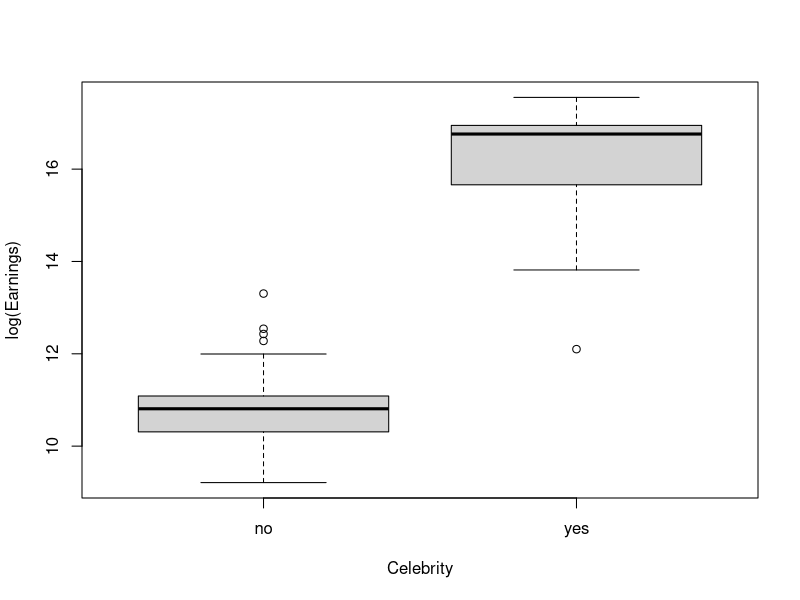
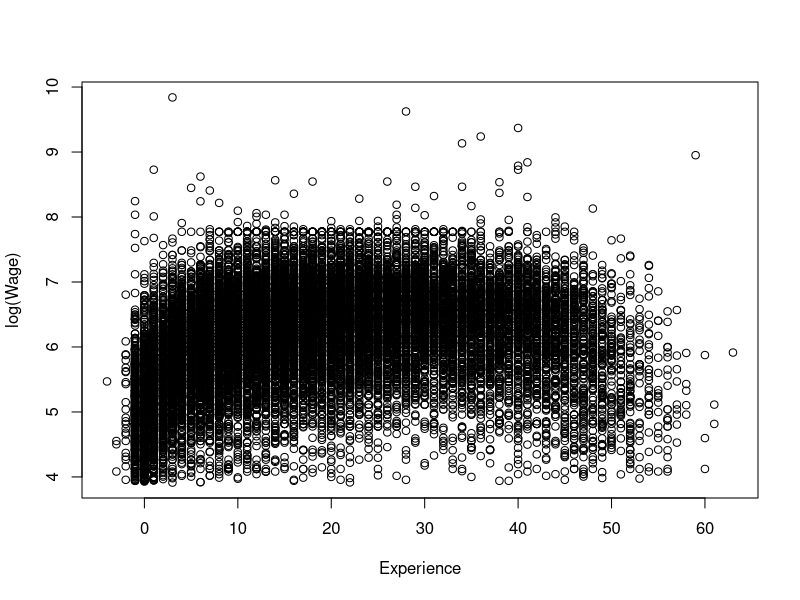
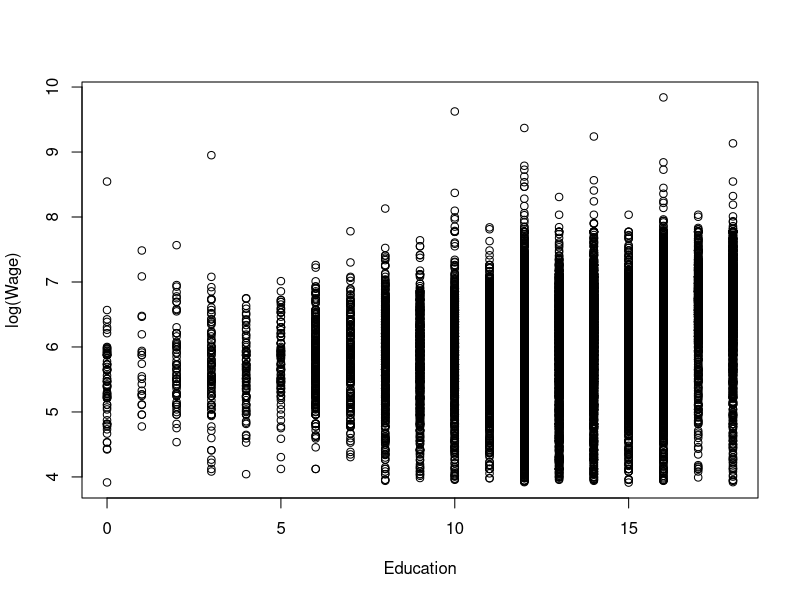
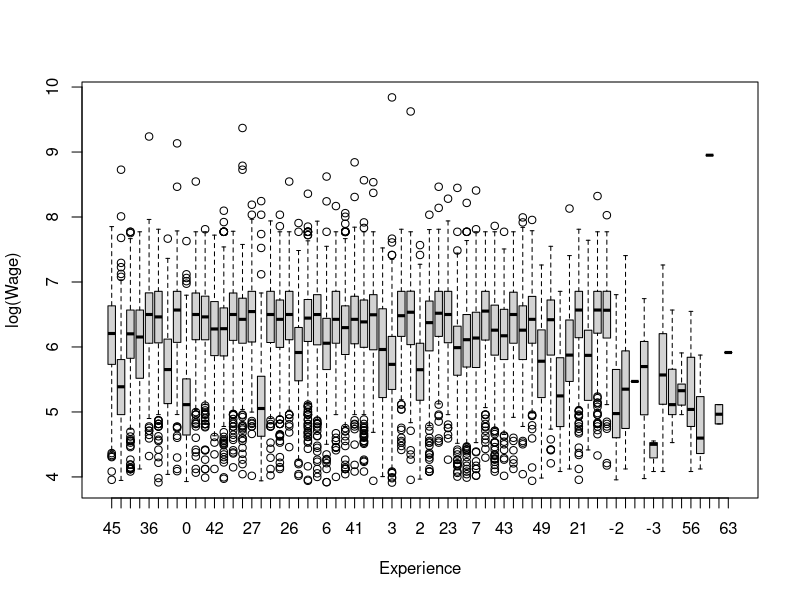
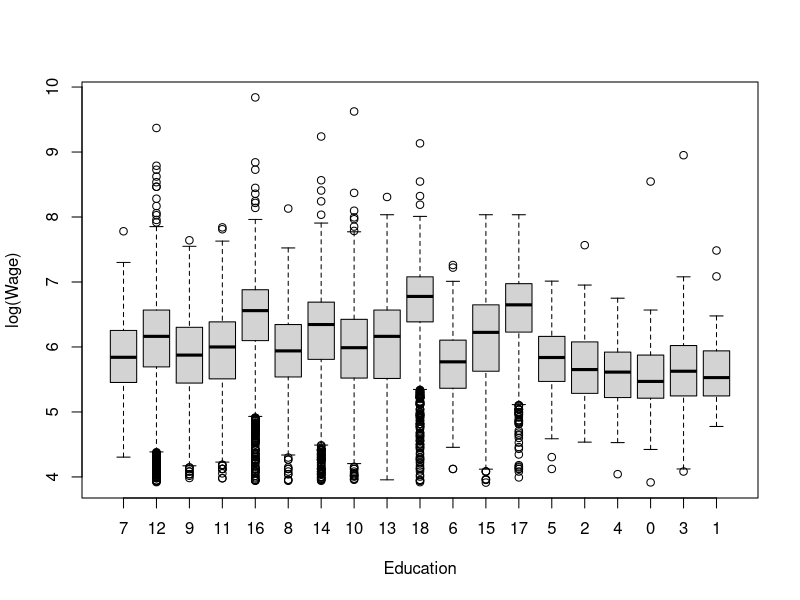
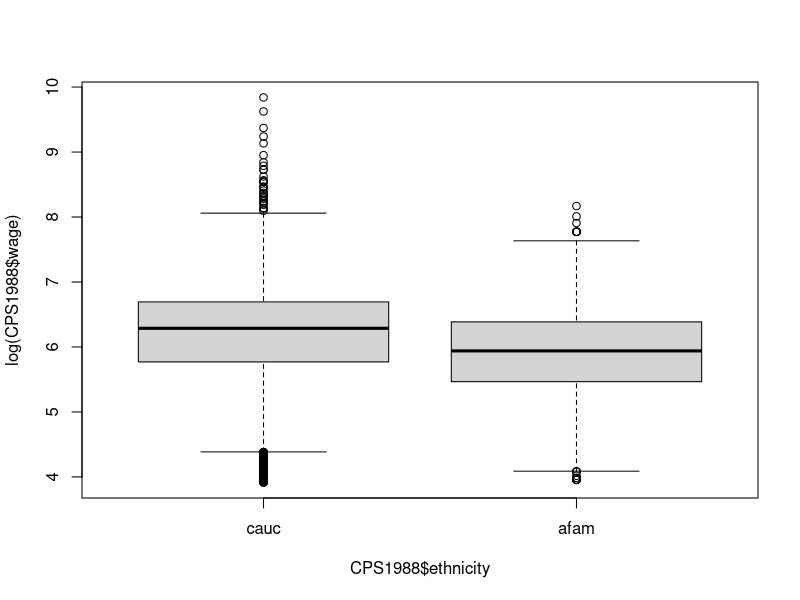
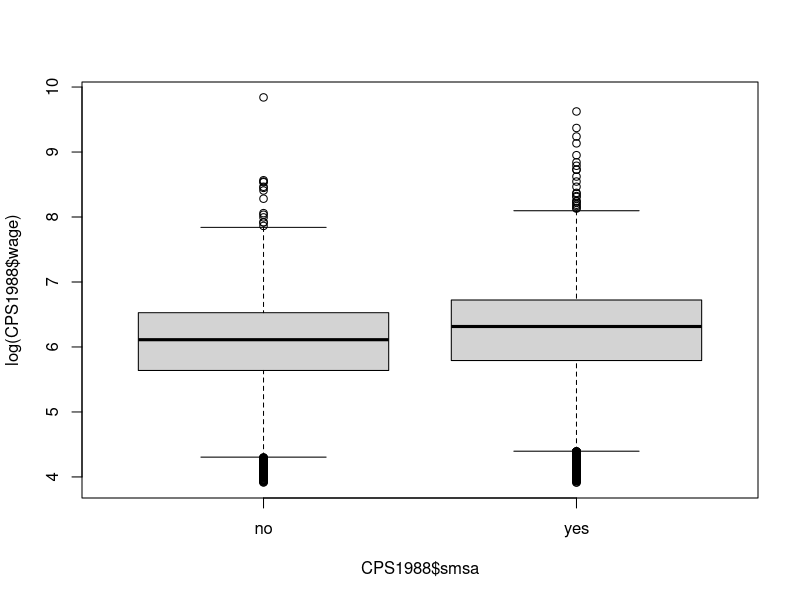
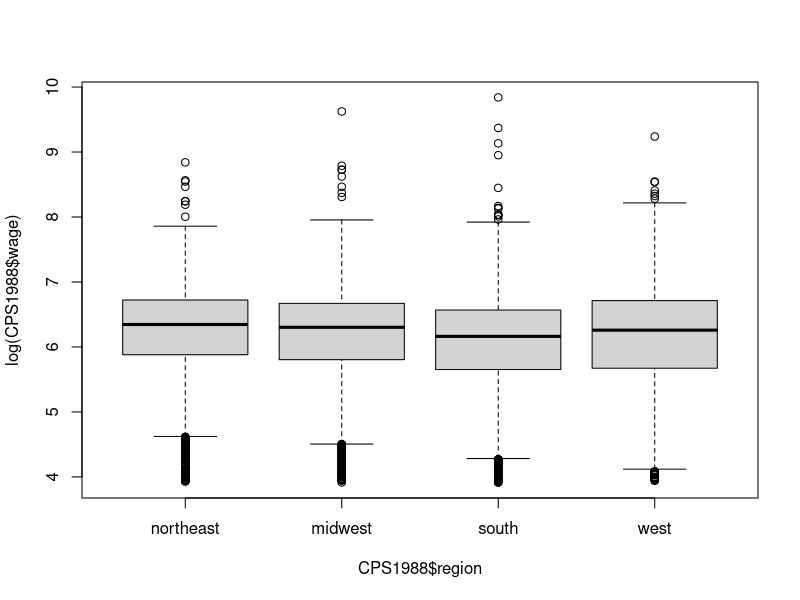

Reproduce these figures in R, in order.
library(AER)
library(dplyr)
library(KernSmooth)
# Chapter 2
## 1
A=diag(1,10)
A[1,1]<-1
A[10,10]<-1
for (i in 2:9) {
  A[i,i]<-2
}
for (i in 1:9) {
  A[i,i+1]<--1
}
for (i in 2:10) {
  A[i,i-1]<--1
}
A

amatrix<-function(n) {
  A=diag(1,n)
  for (i in 2:(n-1)) {
    A[i,i]<-2
  }
  for (i in 1:(n-1)) {
    A[i,i+1]<--1
  }
  for (i in 2:n) {
    A[i,i-1]<--1
  }
  return(A)
}
all(amatrix(10)==A)
## 2
data("Parade2005")
Parade<-tbl_df(Parade2005)
Parade %>% filter(state=="CA") %>% summarise(CaliMean=mean(earnings))
Parade %>% filter(state=="ID") %>% summarise (IdahoTotal=n())
Parade %>% filter(celebrity=="yes") %>% summarise(CelebMean=mean(earnings),CelebMedian=median(earnings))
plot(log(Parade$earnings)~Parade$celebrity,xlab="Celebrity",ylab="log(Earnings)")

## 3
density(log(Parade$earnings))
density(log(Parade$earnings),bw="SJ")

## 4
# a
data("CPS1988")
plot(log(CPS1988$wage)~CPS1988$experience,xlab="Experience",ylab="log(Wage)")
plot(log(CPS1988$wage)~CPS1988$education,xlab="Education",ylab="log(Wage)")
# b
CPS1988$education<-factor(CPS1988$education,levels = unique(CPS1988$education))
CPS1988$experience<-factor(CPS1988$experience,levels = unique(CPS1988$experience))
plot(log(CPS1988$wage)~CPS1988$experience,xlab="Experience",ylab="log(Wage)")
plot(log(CPS1988$wage)~CPS1988$education,xlab="Education",ylab="log(Wage)")
# c
plot(log(CPS1988$wage)~CPS1988$ethnicity)
plot(log(CPS1988$wage)~CPS1988$smsa)
plot(log(CPS1988$wage)~CPS1988$region)
plot(log(CPS1988$wage)~CPS1988$parttime)
